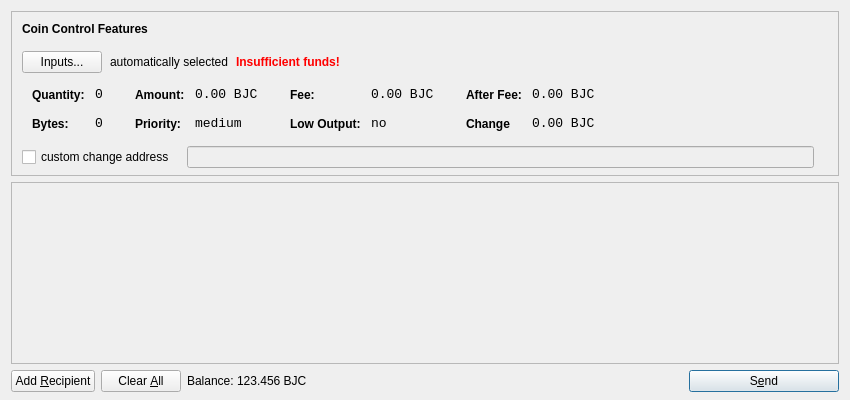
<?xml version="1.0" encoding="UTF-8"?>
<ui version="4.0">
 <class>SendCoinsDialog</class>
 <widget class="QDialog" name="SendCoinsDialog">
  <property name="geometry">
   <rect>
    <x>0</x>
    <y>0</y>
    <width>850</width>
    <height>400</height>
   </rect>
  </property>
  <property name="windowTitle">
   <string>Send Coins</string>
  </property>
  <layout class="QVBoxLayout" name="verticalLayout" stretch="0,1,0">
   <property name="bottomMargin">
    <number>8</number>
   </property>
   <item>
    <widget class="QFrame" name="frameCoinControl">
     <property name="sizePolicy">
      <sizepolicy hsizetype="Expanding" vsizetype="Expanding">
       <horstretch>0</horstretch>
       <verstretch>0</verstretch>
      </sizepolicy>
     </property>
     <property name="maximumSize">
      <size>
       <width>16777215</width>
       <height>16777215</height>
      </size>
     </property>
     <property name="frameShape">
      <enum>QFrame::StyledPanel</enum>
     </property>
     <property name="frameShadow">
      <enum>QFrame::Sunken</enum>
     </property>
     <layout class="QVBoxLayout" name="verticalLayoutCoinControl2">
      <property name="spacing">
       <number>-1</number>
      </property>
      <property name="leftMargin">
       <number>0</number>
      </property>
      <property name="topMargin">
       <number>0</number>
      </property>
      <property name="rightMargin">
       <number>0</number>
      </property>
      <property name="bottomMargin">
       <number>6</number>
      </property>
      <item>
       <layout class="QVBoxLayout" name="verticalLayoutCoinControl" stretch="0,0,0,0,1">
        <property name="spacing">
         <number>0</number>
        </property>
        <property name="leftMargin">
         <number>10</number>
        </property>
        <property name="topMargin">
         <number>10</number>
        </property>
        <item>
         <layout class="QHBoxLayout" name="horizontalLayoutCoinControl1">
          <property name="bottomMargin">
           <number>15</number>
          </property>
          <item>
           <widget class="QLabel" name="labelCoinControlFeatures">
            <property name="sizePolicy">
             <sizepolicy hsizetype="Preferred" vsizetype="Maximum">
              <horstretch>0</horstretch>
              <verstretch>0</verstretch>
             </sizepolicy>
            </property>
            <property name="font">
             <font>
              <weight>75</weight>
              <bold>true</bold>
             </font>
            </property>
            <property name="styleSheet">
             <string notr="true">font-weight:bold;</string>
            </property>
            <property name="text">
             <string>Coin Control Features</string>
            </property>
           </widget>
          </item>
         </layout>
        </item>
        <item>
         <layout class="QHBoxLayout" name="horizontalLayoutCoinControl2" stretch="0,0,0,0">
          <property name="spacing">
           <number>8</number>
          </property>
          <property name="bottomMargin">
           <number>10</number>
          </property>
          <item>
           <widget class="QPushButton" name="pushButtonCoinControl">
            <property name="styleSheet">
             <string notr="true"/>
            </property>
            <property name="text">
             <string>Inputs...</string>
            </property>
           </widget>
          </item>
          <item>
           <widget class="QLabel" name="labelCoinControlAutomaticallySelected">
            <property name="text">
             <string>automatically selected</string>
            </property>
            <property name="margin">
             <number>5</number>
            </property>
           </widget>
          </item>
          <item>
           <widget class="QLabel" name="labelCoinControlInsuffFunds">
            <property name="font">
             <font>
              <weight>75</weight>
              <bold>true</bold>
             </font>
            </property>
            <property name="styleSheet">
             <string notr="true">color:red;font-weight:bold;</string>
            </property>
            <property name="text">
             <string>Insufficient funds!</string>
            </property>
            <property name="margin">
             <number>5</number>
            </property>
           </widget>
          </item>
          <item>
           <spacer name="horizontalSpacerCoinControl">
            <property name="orientation">
             <enum>Qt::Horizontal</enum>
            </property>
            <property name="sizeHint" stdset="0">
             <size>
              <width>40</width>
              <height>1</height>
             </size>
            </property>
           </spacer>
          </item>
         </layout>
        </item>
        <item>
         <widget class="QWidget" name="widgetCoinControl" native="true">
          <property name="sizePolicy">
           <sizepolicy hsizetype="Preferred" vsizetype="Preferred">
            <horstretch>0</horstretch>
            <verstretch>0</verstretch>
           </sizepolicy>
          </property>
          <property name="minimumSize">
           <size>
            <width>0</width>
            <height>0</height>
           </size>
          </property>
          <property name="styleSheet">
           <string notr="true"/>
          </property>
          <layout class="QHBoxLayout" name="horizontalLayoutCoinControl5">
           <property name="margin">
            <number>0</number>
           </property>
           <item>
            <layout class="QHBoxLayout" name="horizontalLayoutCoinControl3" stretch="0,0,0,1">
             <property name="spacing">
              <number>20</number>
             </property>
             <property name="topMargin">
              <number>0</number>
             </property>
             <property name="bottomMargin">
              <number>10</number>
             </property>
             <item>
              <layout class="QFormLayout" name="formLayoutCoinControl1">
               <property name="horizontalSpacing">
                <number>10</number>
               </property>
               <property name="verticalSpacing">
                <number>14</number>
               </property>
               <property name="leftMargin">
                <number>10</number>
               </property>
               <property name="topMargin">
                <number>4</number>
               </property>
               <property name="rightMargin">
                <number>6</number>
               </property>
               <item row="0" column="0">
                <widget class="QLabel" name="labelCoinControlQuantityText">
                 <property name="styleSheet">
                  <string notr="true">font-weight:bold;</string>
                 </property>
                 <property name="text">
                  <string>Quantity:</string>
                 </property>
                 <property name="margin">
                  <number>0</number>
                 </property>
                </widget>
               </item>
               <item row="0" column="1">
                <widget class="QLabel" name="labelCoinControlQuantity">
                 <property name="font">
                  <font>
                   <family>Monospace</family>
                   <pointsize>10</pointsize>
                  </font>
                 </property>
                 <property name="cursor">
                  <cursorShape>IBeamCursor</cursorShape>
                 </property>
                 <property name="contextMenuPolicy">
                  <enum>Qt::ActionsContextMenu</enum>
                 </property>
                 <property name="text">
                  <string>0</string>
                 </property>
                 <property name="margin">
                  <number>0</number>
                 </property>
                 <property name="textInteractionFlags">
                  <set>Qt::LinksAccessibleByMouse|Qt::TextSelectableByKeyboard|Qt::TextSelectableByMouse</set>
                 </property>
                </widget>
               </item>
               <item row="1" column="0">
                <widget class="QLabel" name="labelCoinControlBytesText">
                 <property name="styleSheet">
                  <string notr="true">font-weight:bold;</string>
                 </property>
                 <property name="text">
                  <string>Bytes:</string>
                 </property>
                </widget>
               </item>
               <item row="1" column="1">
                <widget class="QLabel" name="labelCoinControlBytes">
                 <property name="font">
                  <font>
                   <family>Monospace</family>
                   <pointsize>10</pointsize>
                  </font>
                 </property>
                 <property name="cursor">
                  <cursorShape>IBeamCursor</cursorShape>
                 </property>
                 <property name="contextMenuPolicy">
                  <enum>Qt::ActionsContextMenu</enum>
                 </property>
                 <property name="text">
                  <string>0</string>
                 </property>
                 <property name="textInteractionFlags">
                  <set>Qt::LinksAccessibleByMouse|Qt::TextSelectableByKeyboard|Qt::TextSelectableByMouse</set>
                 </property>
                </widget>
               </item>
              </layout>
             </item>
             <item>
              <layout class="QFormLayout" name="formLayoutCoinControl2">
               <property name="horizontalSpacing">
                <number>10</number>
               </property>
               <property name="verticalSpacing">
                <number>14</number>
               </property>
               <property name="leftMargin">
                <number>6</number>
               </property>
               <property name="topMargin">
                <number>4</number>
               </property>
               <property name="rightMargin">
                <number>6</number>
               </property>
               <item row="0" column="0">
                <widget class="QLabel" name="labelCoinControlAmountText">
                 <property name="styleSheet">
                  <string notr="true">font-weight:bold;</string>
                 </property>
                 <property name="text">
                  <string>Amount:</string>
                 </property>
                 <property name="margin">
                  <number>0</number>
                 </property>
                </widget>
               </item>
               <item row="0" column="1">
                <widget class="QLabel" name="labelCoinControlAmount">
                 <property name="font">
                  <font>
                   <family>Monospace</family>
                   <pointsize>10</pointsize>
                  </font>
                 </property>
                 <property name="cursor">
                  <cursorShape>IBeamCursor</cursorShape>
                 </property>
                 <property name="contextMenuPolicy">
                  <enum>Qt::ActionsContextMenu</enum>
                 </property>
                 <property name="text">
                  <string notr="true">0.00 BJC</string>
                 </property>
                 <property name="textInteractionFlags">
                  <set>Qt::LinksAccessibleByMouse|Qt::TextSelectableByKeyboard|Qt::TextSelectableByMouse</set>
                 </property>
                </widget>
               </item>
               <item row="1" column="0">
                <widget class="QLabel" name="labelCoinControlPriorityText">
                 <property name="styleSheet">
                  <string notr="true">font-weight:bold;</string>
                 </property>
                 <property name="text">
                  <string>Priority:</string>
                 </property>
                </widget>
               </item>
               <item row="1" column="1">
                <widget class="QLabel" name="labelCoinControlPriority">
                 <property name="font">
                  <font>
                   <family>Monospace</family>
                   <pointsize>10</pointsize>
                  </font>
                 </property>
                 <property name="cursor">
                  <cursorShape>IBeamCursor</cursorShape>
                 </property>
                 <property name="contextMenuPolicy">
                  <enum>Qt::ActionsContextMenu</enum>
                 </property>
                 <property name="text">
                  <string>medium</string>
                 </property>
                 <property name="textInteractionFlags">
                  <set>Qt::LinksAccessibleByMouse|Qt::TextSelectableByKeyboard|Qt::TextSelectableByMouse</set>
                 </property>
                </widget>
               </item>
              </layout>
             </item>
             <item>
              <layout class="QFormLayout" name="formLayoutCoinControl3">
               <property name="horizontalSpacing">
                <number>10</number>
               </property>
               <property name="verticalSpacing">
                <number>14</number>
               </property>
               <property name="leftMargin">
                <number>6</number>
               </property>
               <property name="topMargin">
                <number>4</number>
               </property>
               <property name="rightMargin">
                <number>6</number>
               </property>
               <item row="0" column="0">
                <widget class="QLabel" name="labelCoinControlFeeText">
                 <property name="styleSheet">
                  <string notr="true">font-weight:bold;</string>
                 </property>
                 <property name="text">
                  <string>Fee:</string>
                 </property>
                 <property name="margin">
                  <number>0</number>
                 </property>
                </widget>
               </item>
               <item row="0" column="1">
                <widget class="QLabel" name="labelCoinControlFee">
                 <property name="font">
                  <font>
                   <family>Monospace</family>
                   <pointsize>10</pointsize>
                  </font>
                 </property>
                 <property name="cursor">
                  <cursorShape>IBeamCursor</cursorShape>
                 </property>
                 <property name="contextMenuPolicy">
                  <enum>Qt::ActionsContextMenu</enum>
                 </property>
                 <property name="text">
                  <string notr="true">0.00 BJC</string>
                 </property>
                 <property name="textInteractionFlags">
                  <set>Qt::LinksAccessibleByMouse|Qt::TextSelectableByKeyboard|Qt::TextSelectableByMouse</set>
                 </property>
                </widget>
               </item>
               <item row="1" column="0">
                <widget class="QLabel" name="labelCoinControlLowOutputText">
                 <property name="styleSheet">
                  <string notr="true">font-weight:bold;</string>
                 </property>
                 <property name="text">
                  <string>Low Output:</string>
                 </property>
                </widget>
               </item>
               <item row="1" column="1">
                <widget class="QLabel" name="labelCoinControlLowOutput">
                 <property name="font">
                  <font>
                   <family>Monospace</family>
                   <pointsize>10</pointsize>
                  </font>
                 </property>
                 <property name="cursor">
                  <cursorShape>IBeamCursor</cursorShape>
                 </property>
                 <property name="contextMenuPolicy">
                  <enum>Qt::ActionsContextMenu</enum>
                 </property>
                 <property name="text">
                  <string>no</string>
                 </property>
                 <property name="textInteractionFlags">
                  <set>Qt::LinksAccessibleByMouse|Qt::TextSelectableByKeyboard|Qt::TextSelectableByMouse</set>
                 </property>
                </widget>
               </item>
              </layout>
             </item>
             <item>
              <layout class="QFormLayout" name="formLayoutCoinControl4">
               <property name="horizontalSpacing">
                <number>10</number>
               </property>
               <property name="verticalSpacing">
                <number>14</number>
               </property>
               <property name="leftMargin">
                <number>6</number>
               </property>
               <property name="topMargin">
                <number>4</number>
               </property>
               <property name="rightMargin">
                <number>6</number>
               </property>
               <item row="0" column="0">
                <widget class="QLabel" name="labelCoinControlAfterFeeText">
                 <property name="styleSheet">
                  <string notr="true">font-weight:bold;</string>
                 </property>
                 <property name="text">
                  <string>After Fee:</string>
                 </property>
                 <property name="margin">
                  <number>0</number>
                 </property>
                </widget>
               </item>
               <item row="0" column="1">
                <widget class="QLabel" name="labelCoinControlAfterFee">
                 <property name="font">
                  <font>
                   <family>Monospace</family>
                   <pointsize>10</pointsize>
                  </font>
                 </property>
                 <property name="cursor">
                  <cursorShape>IBeamCursor</cursorShape>
                 </property>
                 <property name="contextMenuPolicy">
                  <enum>Qt::ActionsContextMenu</enum>
                 </property>
                 <property name="text">
                  <string notr="true">0.00 BJC</string>
                 </property>
                 <property name="textInteractionFlags">
                  <set>Qt::LinksAccessibleByMouse|Qt::TextSelectableByKeyboard|Qt::TextSelectableByMouse</set>
                 </property>
                </widget>
               </item>
               <item row="1" column="0">
                <widget class="QLabel" name="labelCoinControlChangeText">
                 <property name="styleSheet">
                  <string notr="true">font-weight:bold;</string>
                 </property>
                 <property name="text">
                  <string>Change</string>
                 </property>
                </widget>
               </item>
               <item row="1" column="1">
                <widget class="QLabel" name="labelCoinControlChange">
                 <property name="font">
                  <font>
                   <family>Monospace</family>
                   <pointsize>10</pointsize>
                  </font>
                 </property>
                 <property name="cursor">
                  <cursorShape>IBeamCursor</cursorShape>
                 </property>
                 <property name="contextMenuPolicy">
                  <enum>Qt::ActionsContextMenu</enum>
                 </property>
                 <property name="text">
                  <string notr="true">0.00 BJC</string>
                 </property>
                 <property name="textInteractionFlags">
                  <set>Qt::LinksAccessibleByMouse|Qt::TextSelectableByKeyboard|Qt::TextSelectableByMouse</set>
                 </property>
                </widget>
               </item>
              </layout>
             </item>
            </layout>
           </item>
          </layout>
         </widget>
        </item>
        <item>
         <layout class="QHBoxLayout" name="horizontalLayoutCoinControl4" stretch="0,0,0">
          <property name="spacing">
           <number>12</number>
          </property>
          <property name="sizeConstraint">
           <enum>QLayout::SetDefaultConstraint</enum>
          </property>
          <property name="topMargin">
           <number>5</number>
          </property>
          <property name="rightMargin">
           <number>5</number>
          </property>
          <item>
           <widget class="QCheckBox" name="checkBoxCoinControlChange">
            <property name="text">
             <string>custom change address</string>
            </property>
           </widget>
          </item>
          <item>
           <widget class="QLineEdit" name="lineEditCoinControlChange">
            <property name="enabled">
             <bool>false</bool>
            </property>
            <property name="sizePolicy">
             <sizepolicy hsizetype="Expanding" vsizetype="Fixed">
              <horstretch>0</horstretch>
              <verstretch>0</verstretch>
             </sizepolicy>
            </property>
           </widget>
          </item>
          <item>
           <widget class="QLabel" name="labelCoinControlChangeLabel">
            <property name="sizePolicy">
             <sizepolicy hsizetype="Preferred" vsizetype="Expanding">
              <horstretch>0</horstretch>
              <verstretch>0</verstretch>
             </sizepolicy>
            </property>
            <property name="minimumSize">
             <size>
              <width>0</width>
              <height>0</height>
             </size>
            </property>
            <property name="text">
             <string/>
            </property>
            <property name="margin">
             <number>3</number>
            </property>
           </widget>
          </item>
         </layout>
        </item>
        <item>
         <spacer name="verticalSpacerCoinControl">
          <property name="orientation">
           <enum>Qt::Vertical</enum>
          </property>
          <property name="sizeHint" stdset="0">
           <size>
            <width>800</width>
            <height>1</height>
           </size>
          </property>
         </spacer>
        </item>
       </layout>
      </item>
     </layout>
    </widget>
   </item>
   <item>
    <widget class="QScrollArea" name="scrollArea">
     <property name="widgetResizable">
      <bool>true</bool>
     </property>
     <widget class="QWidget" name="scrollAreaWidgetContents">
      <property name="geometry">
       <rect>
        <x>0</x>
        <y>0</y>
        <width>830</width>
        <height>165</height>
       </rect>
      </property>
      <layout class="QVBoxLayout" name="verticalLayout_2">
       <property name="margin">
        <number>0</number>
       </property>
       <item>
        <layout class="QVBoxLayout" name="entries">
         <property name="spacing">
          <number>6</number>
         </property>
        </layout>
       </item>
       <item>
        <spacer name="verticalSpacer">
         <property name="orientation">
          <enum>Qt::Vertical</enum>
         </property>
         <property name="sizeHint" stdset="0">
          <size>
           <width>20</width>
           <height>40</height>
          </size>
         </property>
        </spacer>
       </item>
      </layout>
     </widget>
    </widget>
   </item>
   <item>
    <layout class="QHBoxLayout" name="horizontalLayout">
     <item>
      <widget class="QPushButton" name="addButton">
       <property name="toolTip">
        <string>Send to multiple recipients at once</string>
       </property>
       <property name="text">
        <string>Add &amp;Recipient</string>
       </property>
       <property name="autoDefault">
        <bool>false</bool>
       </property>
      </widget>
     </item>
     <item>
      <widget class="QPushButton" name="clearButton">
       <property name="sizePolicy">
        <sizepolicy hsizetype="Minimum" vsizetype="Fixed">
         <horstretch>0</horstretch>
         <verstretch>0</verstretch>
        </sizepolicy>
       </property>
       <property name="toolTip">
        <string>Remove all transaction fields</string>
       </property>
       <property name="text">
        <string>Clear &amp;All</string>
       </property>
       <property name="autoRepeatDelay">
        <number>300</number>
       </property>
       <property name="autoDefault">
        <bool>false</bool>
       </property>
      </widget>
     </item>
     <item>
      <layout class="QHBoxLayout" name="horizontalLayout_2">
       <property name="spacing">
        <number>3</number>
       </property>
       <item>
        <widget class="QLabel" name="label">
         <property name="sizePolicy">
          <sizepolicy hsizetype="Preferred" vsizetype="Fixed">
           <horstretch>0</horstretch>
           <verstretch>0</verstretch>
          </sizepolicy>
         </property>
         <property name="text">
          <string>Balance:</string>
         </property>
        </widget>
       </item>
       <item>
        <widget class="QLabel" name="labelBalance">
         <property name="sizePolicy">
          <sizepolicy hsizetype="Preferred" vsizetype="Fixed">
           <horstretch>0</horstretch>
           <verstretch>0</verstretch>
          </sizepolicy>
         </property>
         <property name="cursor">
          <cursorShape>IBeamCursor</cursorShape>
         </property>
         <property name="text">
          <string notr="true">123.456 BJC</string>
         </property>
         <property name="textInteractionFlags">
          <set>Qt::LinksAccessibleByMouse|Qt::TextSelectableByKeyboard|Qt::TextSelectableByMouse</set>
         </property>
        </widget>
       </item>
      </layout>
     </item>
     <item>
      <spacer name="horizontalSpacer">
       <property name="orientation">
        <enum>Qt::Horizontal</enum>
       </property>
       <property name="sizeHint" stdset="0">
        <size>
         <width>40</width>
         <height>20</height>
        </size>
       </property>
      </spacer>
     </item>
     <item>
      <widget class="QPushButton" name="sendButton">
       <property name="minimumSize">
        <size>
         <width>150</width>
         <height>0</height>
        </size>
       </property>
       <property name="toolTip">
        <string>Confirm the send action</string>
       </property>
       <property name="text">
        <string>S&amp;end</string>
       </property>
       <property name="icon">
        <iconset resource="../bitcoin.qrc">
         <normaloff>:/icons/send</normaloff>:/icons/send</iconset>
       </property>
       <property name="default">
        <bool>true</bool>
       </property>
      </widget>
     </item>
    </layout>
   </item>
  </layout>
 </widget>
 <resources>
  <include location="../bitcoin.qrc"/>
 </resources>
 <connections/>
</ui>
